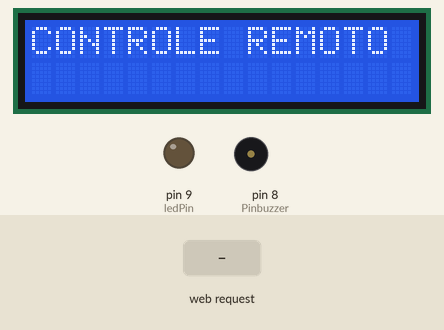
This sketch was run on a simulated Arduino Uno, built with avr-gcc and run on an emulated ATmega328P. Parts: 16×2 character LCD, output pins drawn as LEDs (lit = HIGH), buzzer (waves = sounding, pin HIGH). The inputs (shaded band) are chosen by the test bench. What the sketch prints to the serial monitor is not drawn.

Above: at 1.2 s.
1.3 s: HTTP request GET /?ledParam=1 received
At 2.6 s:
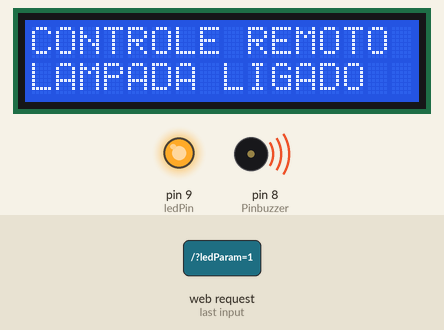
Timing chart, 0 to 4.3 s (numbered marks = the images above; inputs shaded):
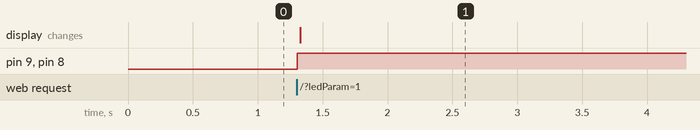

The sketch:

6-_ethernet.ino
```cpp
// Open Source
// TESTE COM SHIELD ETHERNET

#include <SPI.h> //INCLUSÃO DE BIBLIOTECA
#include <Ethernet.h> //INCLUSÃO DE BIBLIOTECA
#include <LiquidCrystal_I2C.h> //INCLUSÃO DE BIBLIOTECA
LiquidCrystal_I2C lcd(0x27,2,1,0,4,5,6,7,3, POSITIVE);

byte mac[] = { 0xDE, 0xAD, 0xBE, 0xEF, 0xFE, 0xED }; //ATRIBUIÇÃO DE ENDEREÇO MAC AO ETHERNET SHIELD W5100
byte ip[] = { 192, 168, 0, 208 }; //COLOQUE UMA FAIXA DE IP DISPONÍVEL DO SEU ROTEADOR. EX: 192.168.1.110  **** ISSO VARIA, NO MEU CASO É: 192.168.0.175
byte gateway[] = {192, 168, 0, 1}; //GATEWAY DE CONEXÃO (ALTERE PARA O GATEWAY DO SEU ROTEADOR)
byte subnet[] = {255, 255, 255, 0}; //MASCARA DE REDE (ALTERE PARA A SUA MÁSCARA DE REDE)
EthernetServer server(80); //PORTA EM QUE A CONEXÃO SERÁ FEITA

const int ledPin = 9; //PINO DIGITAL UTILIZADO PELO LED
String readString = String(30); //VARIÁVEL PARA BUSCAR DADOS NO ENDEREÇO (URL)
int status = 0; //DECLARAÇÃO DE VARIÁVEL DO TIPO INTEIRA(SERÁ RESPONSÁVEL POR VERIFICAR O STATUS ATUAL DO LED)

int Pinbuzzer = 8; //PINO UTILIZADO PELO BUZZER

void setup(){
  Ethernet.begin(mac, ip, gateway, subnet); //PASSA OS PARÂMETROS PARA A FUNÇÃO QUE VAI FAZER A CONEXÃO COM A REDE
  server.begin(); //INICIA O SERVIDOR PARA RECEBER DADOS NA PORTA 80
  pinMode(ledPin, OUTPUT); //DEFINE O PINO COMO SAÍDA
  digitalWrite(ledPin, LOW); //LED INICIA DESLIGADO
  lcd.begin (16,2); //SETA A QUANTIDADE DE COLUNAS(16) E O NÚMERO DE LINHAS(2) DO DISPLAY
  lcd.setBacklight(HIGH); //LIGA O BACKLIGHT (LUZ DE FUNDO)
  pinMode(Pinbuzzer, OUTPUT); //DEFINE O PINO COMO SAÍDA
  Serial.begin(9600);//INICIALIZA A SERIAL
  }
void loop(){
  lcd.setCursor(0,0); //SETA A POSIÇÃO DO CURSOR
  lcd.print("CONTROLE REMOTO"); //IMPRIME O TEXTO NO DISPLAY LCD
  Serial.print("CONTROLE REMOTO: "); //EXIBE O TEXTO NO MONITOR SERIAL


EthernetClient client = server.available(); //CRIA UMA CONEXÃO COM O CLIENTE
  if (client) { // SE EXISTE CLIENTE, FAZ
    while (client.connected()) {//ENQUANTO EXISTIR CLIENTE CONECTADO, FAZ
   if (client.available()) { //SE O CLIENTE ESTÁ HABILITADO, FAZ
    char c = client.read(); //LÊ CARACTERE A CARACTERE DA REQUISIÇÃO HTTP
    if (readString.length() < 100) //SE O ARRAY FOR MENOR QUE 100, FAZ
      {
        readString += c; // "readstring" VAI RECEBER OS CARACTERES LIDO
      }
        if (c == '\n') { //SE ENCONTRAR "\n" É O FINAL DO CABEÇALHO DA REQUISIÇÃO HTTP
          if (readString.indexOf("?") <0){ //SE ENCONTRAR O CARACTER "?", FAZ
          }
          else //SENÃO,FAZ
        if(readString.indexOf("ledParam=1") >0) //SE ENCONTRAR O PARÂMETRO "ledParam=1", FAZ
           {
             digitalWrite(ledPin, HIGH); //LIGA O LED
             digitalWrite(Pinbuzzer, HIGH); // LIGA BUZZER
             lcd.setCursor(0,1); //SETA A POSIÇÃO DO CURSOR
             lcd.print("LAMPADA LIGADO    "); //IMPRIME O TEXTO NO DISPLAY LCD
             status = 1; //VARIÁVEL RECEBE VALOR 1(SIGNIFICA QUE O LED ESTÁ LIGADO)
           }else{ //SENÃO, FAZ
             digitalWrite(ledPin, LOW); //DESLIGA O LED
             digitalWrite(Pinbuzzer, LOW); // DESLIGA BUZZER
             lcd.setCursor(0,1); //SETA A POSIÇÃO DO CURSOR
             lcd.print("LAMPADA DESLIGADO   "); //IMPRIME O TEXTO NO DISPLAY LCD
             status = 0; //VARIÁVEL RECEBE VALOR 0(SIGNIFICA QUE O LED ESTÁ DESLIGADO)
           }
          client.println("HTTP/1.1 200 OK"); //ESCREVE PARA O CLIENTE A VERSÃO DO HTTP
          client.println("Content-Type: text/html"); //ESCREVE PARA O CLIENTE O TIPO DE CONTEÚDO(texto/html)
          client.println("");
          client.println("<!DOCTYPE HTML>"); //INFORMA AO NAVEGADOR A ESPECIFICAÇÃO DO HTML
          client.println("<html>"); //ABRE A TAG "html"
          client.println("<head>"); //ABRE A TAG "head"
          client.println("<link rel='icon' type='image/png' href='https://cdn.pixabay.com/photo/2014/04/03/00/35/footprint-308794_960_720.png'/>"); //DEFINIÇÃO DO ICONE DA PÁGINA
          client.println("<title>Tigre Digital</title>"); //ESCREVE O TEXTO NA PÁGINA
          client.println("</head>"); //FECHA A TAG "head"
          client.println("<body style=background-color:#E8EBFF>"); //DEFINE A COR DE FUNDO DA PÁGINA
          client.println("<center><font color=#B22222><h1>SGMTEC1</font></center></h1>"); //ESCREVE TITULO DA PAGINA
          client.println("<h1><font color=#4B0082><center>ACENDIMENTO REMOTO DO LED OU LAMPADA</center></h1>"); //ESCREVE "CONTROLE DE LED" NA PÁGINA
          client.println("<h1><font color=#8B008B><center> VIA REDE ETHERNET</center></h1>"); //ESCREVE "CONTROLE DE LED" NA PÁGINA
          if (status == 1){ //SE VARIÁVEL FOR IGUAL A 1, FAZ
          //A LINHA ABAIXO CRIA UM FORMULÁRIO CONTENDO UMA ENTRADA INVISÍVEL(hidden) COM O PARÂMETRO DA URL E CRIA UM BOTÃO APAGAR (CASO O LED ESTEJA LIGADO)
          client.println("<center><form method=get name=LED><input type=hidden name=ledParam value=0 /><input type=submit value=APAGAR></form></center>");
          }else{ //SENÃO, FAZ
          //A LINHA ABAIXO CRIA UM FORMULÁRIO CONTENDO UMA ENTRADA INVISÍVEL(hidden) COM O PARÂMETRO DA URL E CRIA UM BOTÃO ACENDER (CASO O LED ESTEJA DESLIGADO)
          client.println("<center><form method=get name=LED><input type=hidden name=ledParam value=1 /><input type=submit value=LIGAR></form></center>");
          }
          client.println("<center><font color=#4B0082><font size='5'>Status atual do LED: </center>"); //ESCREVE "Status atual do LED:" NA PÁGINA
          if (status == 1){ //SE VARIÁVEL FOR IGUAL A 1, FAZ
              client.println("<center><font color='green' size='20'>LIGADO</center>"); //ESCREVE "LIGADO" EM COR VERDE NA PÁGINA
          }else{ //SENÃO, FAZ
              client.println("<center><font color='red' size='20'>DESLIGADO</center>"); //ESCREVE "DESLIGADO" EM COR VERMELHA NA PÁGINA
               }
          client.println("<hr/>"); //TAG HTML QUE CRIA UMA LINHA HORIZONTAL NA PÁGINA
          client.println("<hr/>"); //TAG HTML QUE CRIA UMA LINHA HORIZONTAL NA PÁGINA
          client.println("</body>"); //FECHA A TAG "body"
          client.println("</html>"); //FECHA A TAG "html"
          readString=""; //A VARIÁVEL É REINICIALIZADA
          client.stop(); //FINALIZA A REQUISIÇÃO HTTP E DESCONECTA O CLIENTE
            }
          }
        }
      }
 }
```

Measured:
- after the input at 1.3 s, pin 9 (ledPin), pin 8 (Pinbuzzer): LOW → HIGH at once; the display: changes at once (image 1)
